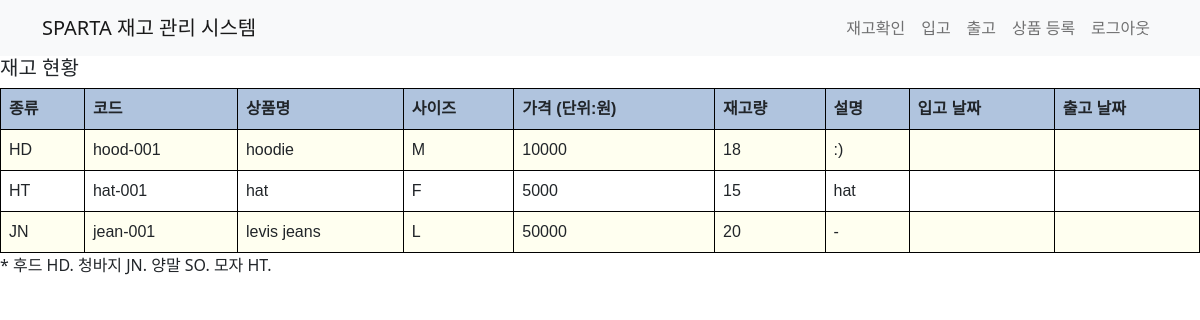
/inventory/ (signed in), run on the app's committed database.
### erp/models.py (models this page shows)
class Product(models.Model):
    class Meta:
        db_table = "my_product"
    product_types = (
        ('HD', '후드티'),
        ('JN', '청바지'),
        ('SO', '양말'),
        ('HT', '모자'),
    )
    product_type = models.CharField(choices=product_types, max_length=2, default='type')
    product_codes = (
        ('HD001', 'hood-001'),
        ('HD002', 'hood-002'),
        ('HD003', 'hood-003'),
        ('JN001', 'jean-001'),
        ('SO001', 'socks-001'),
        ('HT001', 'hat-001'),
    )
    product_code = models.CharField(choices=product_codes, max_length=5, default='N/A')
    product_sizes = (
        ('S', 'Small'),
        ('M', 'Medium'),
        ('L', 'Large'),
        ('F', 'Free'),
    )
    product_size = models.CharField(choices=product_sizes, max_length=1, default='N/A')
    product_name = models.CharField(max_length=15)
    product_price = models.CharField(max_length=10)
    product_desc = models.TextField()
    product_quantity = models.IntegerField(default=0)

### erp/views.py (the view)
# urls.py: path('inventory/', views.inventory_show, name='inventory'),
def inventory_show(request):
    if request.method == 'GET':
        user = request.user.is_authenticated
        if user:
            product_list = Product.objects.all()
            return render(request, 'erp/inventory.html', {'product_list': product_list})
        else:
            return redirect('/login')

### templates/erp/inventory.html (shortened to what this page needs)
{% extends 'base.html' %}
{% block content %}
    <div class="inventory_title">
        <h5> 재고 현황</h5>
    </div>
    <table>
        <tr>
            <th>종류</th>
            <th>코드</th>
            <th>상품명</th>
            <th>사이즈</th>
            <th>가격 (단위:원)</th>
            <th>재고량</th>
            <th>설명</th>
            <th>입고 날짜</th>
            <th>출고 날짜</th>
        </tr>
        {% for pro in product_list %}
            <tr>
                <td>{{ pro.product_type }}</td>
                <td>{{ pro.product_code }}</td>
                <td>{{ pro.product_name }}</td>
                <td>{{ pro.product_size }}</td>
                <td>{{ pro.product_price }}</td>
                <td>{{ pro.product_quantity }}</td>
                <td>{{ pro.product_desc }}</td>
                <td>{{ inbound_date }}</td>
                <td>{{ outbound_date }}</td>
            </tr>
        {% endfor %}
    </table>
    <p>* 후드 HD. 청바지 JN. 양말 SO. 모자 HT.</p>
{% endblock %}

### templates/base.html (shortened to what this page needs)
<!DOCTYPE html>
<html lang="en">
<head>
    <link href="https://cdn.jsdelivr.net/npm/bootstrap@5.0.0-beta3/dist/css/bootstrap.min.css" rel="stylesheet"
>
</head>
<body>
<nav class="navbar navbar-expand-lg navbar-light bg-light">
    <div class="container">
        <a class="navbar-brand" href="/"> SPARTA 재고 관리 시스템</a>
        <form class="form-inline my-2 my-lg-0">
            {% if not user.is_authenticated %}
                <ul class="navbar-nav mr-auto">
                    <li class="nav-item active">
                        <a class="nav-link" href="/login"> 로그인 <span class="sr-only"></span></a>
                    </li>
                    <li class="nav-item active">
                        <a class="nav-link" href="/signup"> 회원가입 <span class="sr-only"></span></a>
                    </li>
                </ul>
            {% else %}
                <ul class="navbar-nav ml-auto">
                    <li class="nav-item active">
                        <a class="nav-link" href="/inventory">재고확인 </a>
                    </li>
                    <li class="nav-item active">
                        <a class="nav-link" href="/inboundcreate">입고</a>
                    </li>
                    <li class="nav-item active">
                        <a class="nav-link" href="/outboundcreate">출고</a>
                    </li>
                    <li class="nav-item active">
                        <a class="nav-link" href="/productcreate">상품 등록</a>
                    </li>
                    <li class="nav-item active">
                        <a class="nav-link" href="/logout">로그아웃</a>
                    </li>
                </ul>
            {% endif %}
        </form>
    </div>
</nav>
{% block content %}
{% endblock %}
</body>
</html>

### templates/base.html (style rules this page uses)
table { font-family: arial, sans-serif; border-collapse: collapse; width: 100%; }
td, th { border: 1px solid #000000; text-align: left; padding: 8px; }
tr:first-child { background-color: #B0C4DE; }
tr:nth-child(even) { background-color: #FFFFF0; }

### data on the page
Product: product_type "HD", product_code "hood-001", product_name "hoodie", product_size "M", product_price "10000", product_quantity "18", product_desc ":)"
Product: product_type "HT", product_code "hat-001", product_name "hat", product_size "F", product_price "5000", product_quantity "15", product_desc "hat"
Product: product_type "JN", product_code "jean-001", product_name "levis jeans", product_size "L", product_price "50000", product_quantity "20", product_desc "-"
